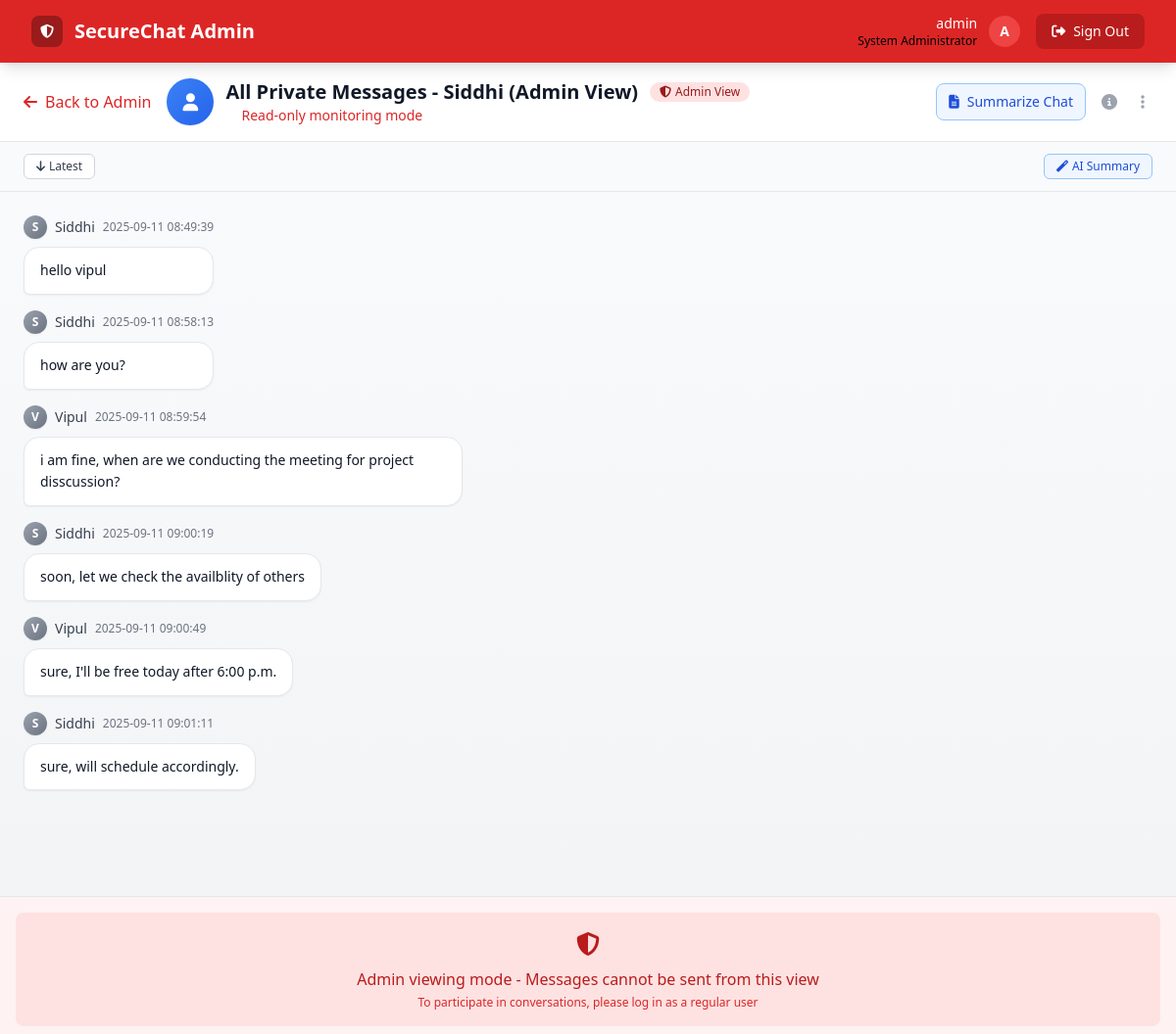
Screenshot of /chat/private/11 (signed in) with the database file from the repository.
### tables this page shows
CREATE TABLE messages (
    id INTEGER PRIMARY KEY AUTOINCREMENT,
    sender_id INTEGER NOT NULL,
    recipient_id INTEGER NULL,
    group_id INTEGER NULL,
    message_text TEXT,
    media_filename TEXT NULL,
    media_type TEXT NULL,
    message_type TEXT CHECK(message_type IN ('private', 'group')) NOT NULL,
    created_at TIMESTAMP DEFAULT CURRENT_TIMESTAMP,
    FOREIGN KEY (sender_id) REFERENCES users (id),
    FOREIGN KEY (recipient_id) REFERENCES users (id),
    FOREIGN KEY (group_id) REFERENCES groups (id) ON DELETE CASCADE
);

CREATE TABLE users (
    id INTEGER PRIMARY KEY AUTOINCREMENT,
    username TEXT UNIQUE NOT NULL,
    email TEXT UNIQUE NOT NULL,
    password_hash TEXT NOT NULL,
    is_blocked INTEGER DEFAULT 0,
    created_at TIMESTAMP DEFAULT CURRENT_TIMESTAMP
);

### app.py (the view, shortened to what this page needs)
@app.route('/chat/<chat_type>/<int:chat_id>')
@login_or_admin_required
def chat(chat_type, chat_id):
    if 'user_id' in session:
        blocked_check = check_user_blocked_if_user()
        if blocked_check:
            return blocked_check
    conn = get_db_connection()
    is_admin = 'admin_id' in session
    current_user_id = session.get('user_id') if not is_admin else None
    if chat_type == 'private':
        if is_admin:
            messages = conn.execute('''
                SELECT m.*, u.username as sender_username
                FROM messages m
                JOIN users u ON m.sender_id = u.id
                WHERE message_type = 'private'
                AND (recipient_id = ? OR sender_id = ?)
                ORDER BY created_at ASC
            ''', (chat_id, chat_id)).fetchall()
            other_user = conn.execute(
                'SELECT id, username FROM users WHERE id = ?', (chat_id,)
            ).fetchone()
            if not other_user:
                flash('User not found!')
                conn.close()
                return redirect(url_for('admin_dashboard'))
            chat_info = {
                'type': 'private',
                'id': chat_id,
                'name': f"All Private Messages - {other_user['username']} (Admin View)",
                'can_write': False,  # Admin viewing mode, cannot send messages
                'is_admin_view': True
            }
    conn.close()
    return render_template('chat.html', messages=messages, chat_info=chat_info)

### app.py (called while the page is built)
def get_db_connection():
    conn = sqlite3.connect('chat.db')
    conn.row_factory = sqlite3.Row
    return conn

def login_or_admin_required(f):
    @wraps(f)
    def decorated_function(*args, **kwargs):
        if 'user_id' not in session and 'admin_id' not in session:
            flash('Please log in to access this page.')
            return redirect(url_for('login'))
        return f(*args, **kwargs)
    return decorated_function

### templates/chat.html (shortened to what this page needs)
{% extends "base.html" %}
{% block content %}
<div class="h-screen flex flex-col bg-white pb-12">
    <div class="flex-shrink-0 bg-white border-b border-gray-200 px-6 py-4 shadow-sm">
        <div class="flex items-center justify-between">
            <div class="flex items-center space-x-4">
                {% if chat_info.is_admin_view %}
                    <a href="{{ url_for('admin_groups') if chat_info.type == 'group' else url_for('admin_dashboard') }}"
                       class="inline-flex items-center text-admin-600 hover:text-admin-700 transition-colors duration-200 group">
                        <i class="fas fa-arrow-left mr-2 group-hover:-translate-x-1 transition-transform duration-200"></i>
                        <span class="hidden sm:inline font-medium">Back to Admin</span>
                    </a>
                {% endif %}
                <div class="flex items-center space-x-3">
                    <div class="relative">
                        <div class="w-12 h-12 rounded-full flex items-center justify-center {% if chat_info.type == 'private' %}bg-gradient-to-br from-primary-500 to-primary-600{% else %}bg-gradient-to-br from-purple-500 to-purple-600{% endif %} shadow-sm">
                            {% if chat_info.type == 'private' %}
                                <i class="fas fa-user text-white text-lg"></i>
                            {% else %}
                                <i class="fas fa-users text-white text-lg"></i>
                            {% endif %}
                        </div>
                    </div>
                    <div>
                        <h1 class="text-xl font-bold text-gray-900 flex items-center">
                            {{ chat_info.name }}
                            {% if chat_info.is_admin_view %}
                                <span class="ml-3 inline-flex items-center px-2.5 py-0.5 rounded-full text-xs font-medium bg-admin-100 text-admin-800">
                                    <i class="fas fa-shield-alt mr-1"></i>Admin View
                                </span>
                            {% endif %}
                        </h1>
                        <div class="flex items-center space-x-2 text-sm">
                            {% if chat_info.is_admin_view %}
                                <span class="flex items-center text-admin-600">
                                    <div class="w-2 h-2 bg-admin-400 rounded-full mr-2"></div>
                                    Read-only monitoring mode
                                </span>
                            {% else %}
                                <span class="flex items-center text-green-600">
                                    <div class="w-2 h-2 bg-green-400 rounded-full mr-2 animate-pulse"></div>
                                    Online now
                                </span>
                            {% endif %}
                        </div>
                    </div>
                </div>
            </div>
            <div class="flex items-center space-x-2">
                <a href="{{ url_for('summarize_chat_page', chat_type=chat_info.type, chat_id=chat_info.id) }}"
                   class="inline-flex items-center px-3 py-2 border border-blue-300 rounded-lg text-sm font-medium text-blue-700 bg-blue-50 hover:bg-blue-100 transition-colors duration-200">
                    <i class="fas fa-file-alt mr-2"></i>
                    Summarize Chat
                </a>
                <button onclick="toggleChatInfo()"
                        class="p-2 text-gray-400 hover:text-gray-600 rounded-lg hover:bg-gray-100 transition-colors duration-200"
                        title="Chat information">
                    <i class="fas fa-info-circle"></i>
                </button>
                <div class="relative">
                    <button onclick="toggleChatMenu()"
                            class="p-2 text-gray-400 hover:text-gray-600 rounded-lg hover:bg-gray-100 transition-colors duration-200"
                            title="More options">
                        <i class="fas fa-ellipsis-v"></i>
                    </button>
                </div>
            </div>
        </div>
    </div>
    <div class="flex-shrink-0 bg-gray-50 border-b border-gray-200 px-6 py-3">
        <div class="flex items-center justify-between">
            <div class="flex items-center space-x-3">
                <button onclick="scrollToBottom()"
                        class="inline-flex items-center px-3 py-1 border border-gray-300 rounded-md text-xs font-medium text-gray-700 bg-white hover:bg-gray-50 transition-colors duration-200">
                    <i class="fas fa-arrow-down mr-1"></i>
                    Latest
                </button>
            </div>
            <div class="flex items-center space-x-2">
                <a href="{{ url_for('summarize_chat_page', chat_type=chat_info.type, chat_id=chat_info.id) }}"
                   class="inline-flex items-center px-3 py-1 border border-blue-300 rounded-md text-xs font-medium text-blue-700 bg-blue-50 hover:bg-blue-100 transition-colors duration-200">
                    <i class="fas fa-magic mr-1"></i>
                    AI Summary
                </a>
            </div>
        </div>
    </div>
    <div id="messages-container" class="flex-1 min-h-0 overflow-y-auto p-6 space-y-4 bg-gradient-to-b from-gray-50 to-gray-100">
        {% if messages %}
            {% for message in messages %}
                <div class="message-item animate-fadeIn {% if message.sender_id == session.user_id and not chat_info.is_admin_view %}flex justify-end{% else %}flex justify-start{% endif %}"
                     data-message-id="{{ message.id }}">
                    <div class="max-w-xs lg:max-w-md xl:max-w-lg">
                        {% if message.sender_id != session.user_id or chat_info.is_admin_view %}
                            <div class="flex items-center space-x-2 mb-2">
                                <div class="w-6 h-6 bg-gradient-to-br from-gray-400 to-gray-500 rounded-full flex items-center justify-center shadow-sm">
                                    <span class="text-white text-xs font-bold">
                                        {{ message.sender_username[0].upper() }}
                                    </span>
                                </div>
                                <span class="text-sm font-medium text-gray-700">{{ message.sender_username }}</span>
                                <time class="text-xs text-gray-500">{{ message.created_at.split('.')[0] if message.created_at else 'Unknown' }}</time>
                            </div>
                        {% endif %}
                        <div class="relative group">
                            <div class="{% if message.sender_id == session.user_id and not chat_info.is_admin_view %}bg-gradient-to-r from-primary-500 to-primary-600 text-white rounded-l-2xl rounded-tr-2xl rounded-br-md shadow-lg{% else %}bg-white text-gray-900 rounded-r-2xl rounded-tl-2xl rounded-bl-md border border-gray-200 shadow-sm{% endif %} px-4 py-3 hover:shadow-md transition-shadow duration-200">
                                {% if message.message_text %}
                                    <p class="text-sm leading-relaxed whitespace-pre-wrap">{{ message.message_text }}</p>
                                {% endif %}
                            </div>
                        </div>
                    </div>
                </div>
            {% endfor %}
        {% endif %}
    </div>
    {% if chat_info.can_write and not chat_info.is_admin_view %}
    <div class="flex-shrink-0 bg-white border-t border-gray-200 p-4">
        <form method="POST" action="{{ url_for('send_message') }}" enctype="multipart/form-data"
              class="space-y-4" onsubmit="handleSendMessage(event)">
            <input type="hidden" name="chat_type" value="{{ chat_info.type }}">
            <input type="hidden" name="chat_id" value="{{ chat_info.id }}">
            <div id="replyPreview" class="hidden bg-gray-50 border-l-4 border-primary-500 p-3 rounded-r-lg">
                <div class="flex items-center justify-between">
                    <div class="flex items-center space-x-2">
                        <i class="fas fa-reply text-primary-500"></i>
                        <span class="text-sm text-gray-600">Replying to:</span>
                        <span id="replyText" class="text-sm font-medium text-gray-900"></span>
                    </div>
                    <button type="button" onclick="cancelReply()" class="text-gray-400 hover:text-gray-600">
                        <i class="fas fa-times"></i>
                    </button>
                </div>
            </div>
            <div class="flex items-end space-x-3">
                <div class="flex-1">
                    <div class="relative">
                        <textarea name="message_text"
                                  id="messageInput"
                                  rows="1"
                                  placeholder="Type your message..."
                                  class="block w-full px-4 py-3 pr-20 border border-gray-300 rounded-2xl resize-none focus:outline-none focus:ring-2 focus:ring-primary-500 focus:border-primary-500 transition-colors duration-200 bg-gray-50 hover:bg-white"
                                  onkeydown="handleKeyDown(event)"
                                  oninput="autoResize(this)"></textarea>
                        <div class="absolute bottom-2 right-2 flex items-center space-x-1">
                            <button type="button"
                                    onclick="toggleEmojiPicker()"
                                    class="p-2 text-gray-400 hover:text-primary-500 rounded-full hover:bg-gray-100 transition-colors duration-200"
                                    title="Add emoji">
                                <i class="fas fa-smile"></i>
                            </button>
                            <button type="button"
                                    onclick="document.getElementById('fileInput').click()"
                                    class="p-2 text-gray-400 hover:text-primary-500 rounded-full hover:bg-gray-100 transition-colors duration-200"
                                    title="Attach file">
                                <i class="fas fa-paperclip"></i>
                            </button>
                        </div>
                    </div>
                    <input type="file"
                           id="fileInput"
                           name="media_file"
                           accept=".png,.jpg,.jpeg,.gif,.mp4,.mov,.avi,.pdf,.doc,.docx,.txt"
                           class="hidden"
                           onchange="handleFileSelect(this)">
                    <div id="filePreview" class="mt-2 hidden">
                        <div class="flex items-center space-x-2 p-3 bg-blue-50 rounded-lg border border-blue-200">
                            <i id="fileIcon" class="fas fa-file text-blue-500"></i>
                            <div class="flex-1">
                                <span id="fileName" class="text-sm text-gray-700 font-medium"></span>
                                <div id="fileSize" class="text-xs text-gray-500"></div>
                            </div>
                            <button type="button" onclick="clearFile()"
                                    class="text-red-500 hover:text-red-700 p-1 rounded-full hover:bg-red-50 transition-colors duration-200">
                                <i class="fas fa-times"></i>
                            </button>
                        </div>
                    </div>
                </div>
                <button type="submit"
                        id="sendButton"
                        class="inline-flex items-center justify-center w-12 h-12 bg-gradient-to-r from-primary-500 to-primary-600 text-white rounded-full hover:from-primary-600 hover:to-primary-700 focus:outline-none focus:ring-2 focus:ring-offset-2 focus:ring-primary-500 transition-all duration-200 disabled:opacity-50 disabled:cursor-not-allowed shadow-lg hover:shadow-xl transform hover:scale-105">
                    <i id="sendIcon" class="fas fa-paper-plane"></i>
                </button>
            </div>
            <div class="flex items-center justify-between text-xs text-gray-500">
                <span class="flex items-center">
                    <i class="fas fa-info-circle mr-1"></i>
                    Maximum file size: 16MB. Supported: Images, Videos, Documents
                </span>
                <div class="flex items-center space-x-2">
                    <span id="charCount" class="text-gray-400">0 characters</span>
                    <span class="text-gray-300">•</span>
                    <kbd class="px-2 py-1 bg-gray-100 border border-gray-300 rounded text-xs">Enter</kbd>
                    <span>to send</span>
                </div>
            </div>
        </form>
    </div>
    {% elif chat_info.is_admin_view %}
    <div class="flex-shrink-0 bg-admin-50 border-t border-admin-200 p-4">
        <div class="flex items-center justify-center text-admin-700 bg-admin-100 rounded-lg p-4">
            <div class="text-center">
                <i class="fas fa-shield-alt text-2xl mb-2"></i>
                <p class="font-medium">Admin viewing mode - Messages cannot be sent from this view</p>
                <p class="text-xs text-admin-600 mt-1">
                    To participate in conversations, please log in as a regular user
                </p>
            </div>
        </div>
    </div>
    {% endif %}
</div>
{% endblock %}

### templates/chat.html (style rules this page uses)
html, body { overflow: hidden; }

### rows the page displays
messages: username "S", sender_username "Siddhi", created_at "2025-09-11 08:49:39", message_text "hello vipul"
messages: username "S", sender_username "Siddhi", created_at "2025-09-11 08:58:13", message_text "how are you?"
messages: username "V", sender_username "Vipul", created_at "2025-09-11 08:59:54", message_text "i am fine, when are we conducting the meeting for project disscussion?"
messages: username "S", sender_username "Siddhi", created_at "2025-09-11 09:00:19", message_text "soon, let we check the availblity of others"
messages: username "V", sender_username "Vipul", created_at "2025-09-11 09:00:49", message_text "sure, I'll be free today after 6:00 p.m."
messages: username "S", sender_username "Siddhi", created_at "2025-09-11 09:01:11", message_text "sure, will schedule accordingly."

### other values shown
{{ session.admin_username or session.username }} "admin"
{{ (session.admin_username or session.username)[0].upper() }} "A"
{{ chat_info.name }} "All Private Messages - Siddhi (Admin View)"
